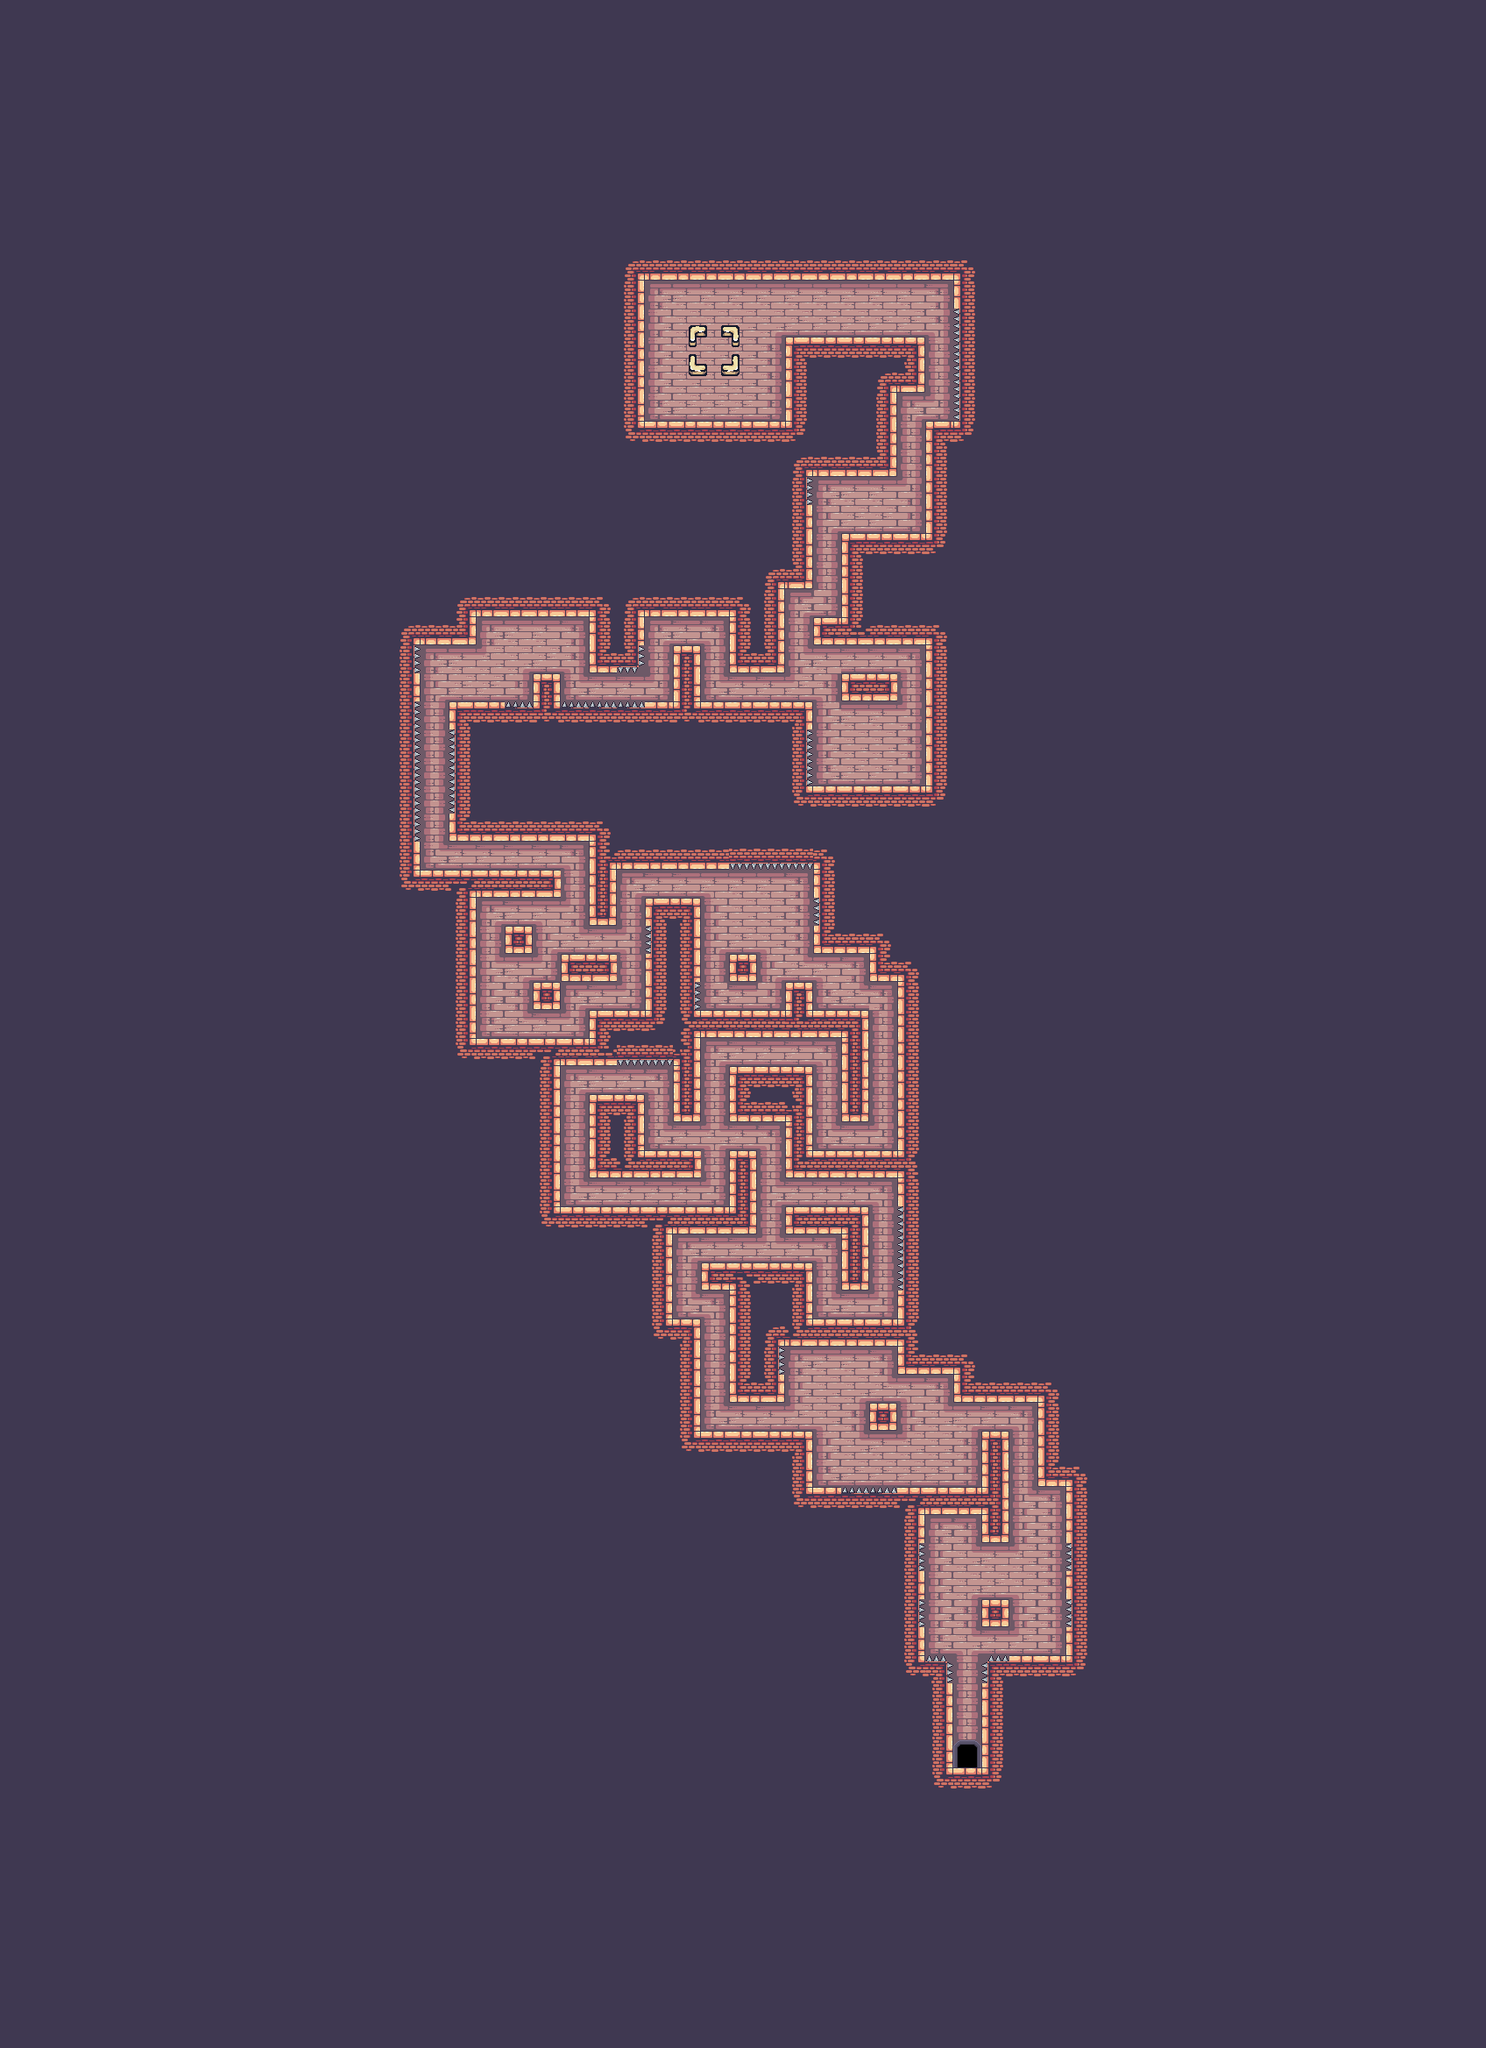

Rendered tile map (Tiled .tmx) drawn with the repository's tilesets; below, a short description and the map source with its tile grids summarised:
An orthogonal 53x73 tile map with 32x32 px tiles, 1 tile layer (Tile Layer 1).

<map version="1.0" orientation="orthogonal" renderorder="right-down" width="53" height="73" tilewidth="32" tileheight="32" nextobjectid="1">
 <tileset firstgid="1" name="tile" tilewidth="32" tileheight="32">
  <image source="tile.png" width="608" height="416" />
 </tileset>
 <layer name="Tile Layer 1" width="53" height="73">
  <data>[3869 cells, 3869 non-empty, 83 distinct tile ids]</data>
 </layer>
</map>